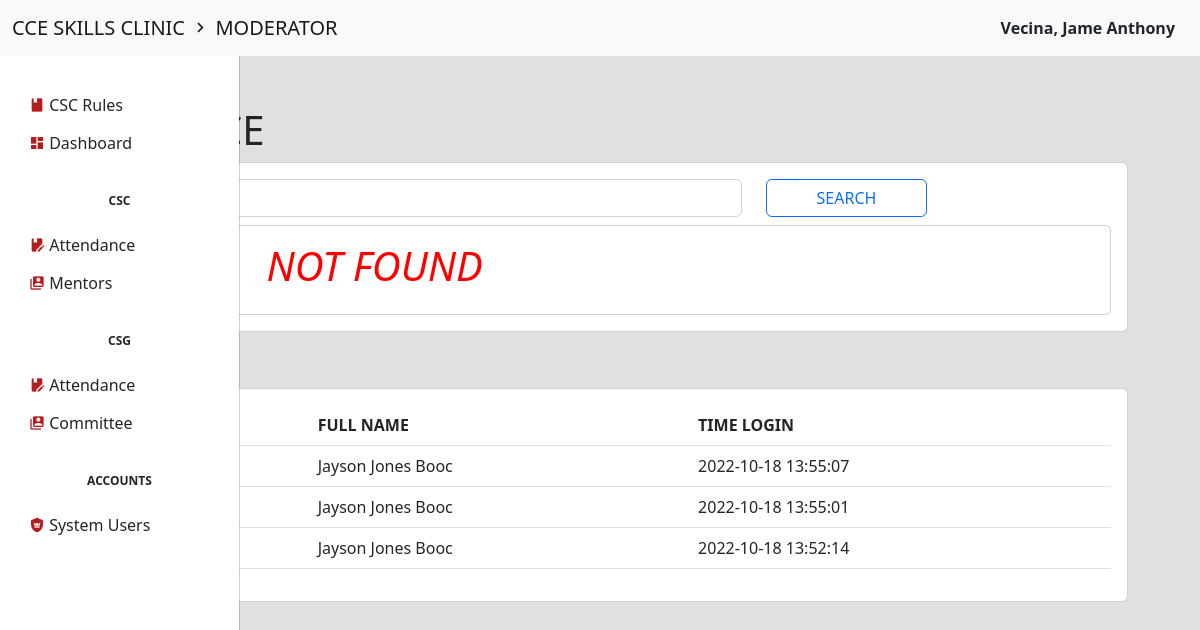
Page /pages/mentor-attendance.php (signed in) on the committed database.
### tables this page shows
CREATE TABLE `users` (
  `userID` int(11) NOT NULL,
  `firstName` varchar(50) NOT NULL,
  `lastName` varchar(30) NOT NULL,
  `username` varchar(50) NOT NULL,
  `password` varchar(50) NOT NULL,
  `role` varchar(20) NOT NULL,
  `created_at` date NOT NULL,
  `updated_at` date NOT NULL,
  `updated_by` varchar(100) NOT NULL,
  `active` int(1) NOT NULL
);

CREATE TABLE `csc_attendance` (
  `studentID` int(11) NOT NULL,
  `timeLogin` timestamp NOT NULL DEFAULT current_timestamp() ON UPDATE current_timestamp()
);

CREATE TABLE `csc` (
  `studentID` int(11) NOT NULL,
  `fullName` varchar(100) NOT NULL,
  `created_at` date NOT NULL,
  `updated_at` date NOT NULL,
  `updated_by` varchar(100) NOT NULL,
  `active` int(1) NOT NULL
);

### components/mentor-attendancepanel.php (the view, shortened to what this page needs)
<?php
require_once '../controllers/dbconnection.php';
if(isset($_POST['search'])) {
    $search = $_POST['search'];
} else {
    $search = "";
}
$mentorattendancesql = "select * from csc where studentID='$search' and active=1";
$mentorattendanceresult = mysqli_fetch_assoc(mysqli_query($connection,$mentorattendancesql));
$attendance = "select a.studentID,b.fullname,timeLogin from csc_attendance a inner join csc b where a.studentid=b.studentid order by timelogin desc limit 10";
$attendanceresult = mysqli_query($connection,$attendance);
?>
<div class="container mentorattendance-container">
    <h1>ATTENDANCE</h1>
    <div class="card">
        <form method="post" action="../pages/mentor-attendance.php">
            <div class="card-body">
                <div class="row">
                    <div class="col-2">
                    </div>
                    <div class="col-6">
                        <input type="number" class="form-control" name="search">
                    </div>
                    <div class="col-2">
                        <input type="submit" class="btn btn-outline-primary col-12" value="SEARCH">
                    </div>
                </div>
                <div class="card mt-2">
                    <div class="card-body">
                        <div class="row">
                            <div class="col-10">
                               <?php if(!$mentorattendanceresult) { ?>
                                    <h1 class="attendance-notfound">NOT FOUND</h1>
                                <?php } ?>
                            </div>
                        </div>
                    </div>
                </div>
            </div>
        </form>
    </div>
    <h1>RECENT</h1>
    <div class="card mt-2">
        <div class="card-body">
            <table class="table">
                <thead>
                    <tr>
                        <th>STUDENT ID</th>
                        <th>FULL NAME</th>
                        <th>TIME LOGIN</th>
                    </tr>
                </thead>
                <tbody>
                    <?php while($attendancefetch = mysqli_fetch_assoc($attendanceresult)) { ?>
                        <tr>
                            <td><?=$attendancefetch['studentID']?></td>
                            <td><?=$attendancefetch['fullname']?></td>
                            <td><?=$attendancefetch['timeLogin']?></td>
                        </tr>
                    <?php } ?>
                </tbody>
            </table>
        </div>
    </div>
</div>

### common/navbar.php (shortened to what this page needs)
<?php
require_once '../controllers/dbconnection.php';
$userid = $_SESSION['userid'];
$navsql = "select firstname,lastname,role from users where userid=$userid";
$navresult = mysqli_query($connection,$navsql);
$navfetch = mysqli_fetch_assoc($navresult);
?>
<nav class="navbar bg-light">
    <div class="container-fluid">
        <a class="navbar-brand" href="#">
            CCE SKILLS CLINIC <span class="mdi mdi-chevron-right"></span> <?=$navfetch['role'] ?>
        </a>
        <div class="dropdown">
            <button class="btn btn-username" type="button" data-bs-toggle="dropdown" aria-expanded="false">
                <strong><?=$navfetch['lastname'] . ', ' . $navfetch['firstname']?></strong>
            </button>
        </div>
    </div>
</nav>

### common/navbar.php (style rules this page uses)
.navbar { z-index: 9999; }

### components/mentor-attendancepanel.php (style rules this page uses)
.mentorattendance-container { margin-top:50px; margin-right:150px; }
.attendance-notfound { text-indent:10ch; font-style:italic; color:red; }

### pages/mentor-attendance.php (style rules this page uses)
.body-bg { background-color:#E0E0E0; }

### rows in the picture
users: role "MODERATOR", lastName "Vecina", firstName "Jame Anthony"
csc_attendance: studentID.fullName "Jayson Jones Booc", timeLogin "2022-10-18 13:55:07"
csc_attendance: studentID.fullName "Jayson Jones Booc", timeLogin "2022-10-18 13:55:01"
csc_attendance: studentID.fullName "Jayson Jones Booc", timeLogin "2022-10-18 13:52:14"
